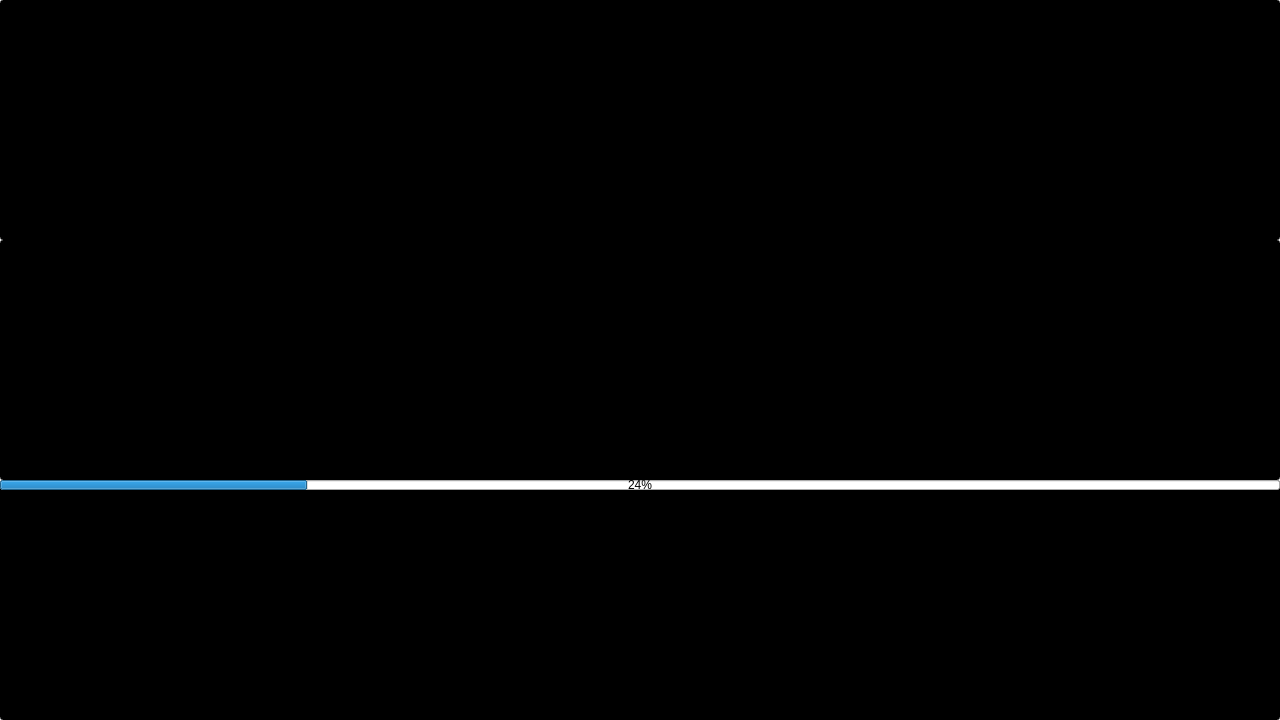
<?xml version="1.0" encoding="UTF-8"?>
<ui version="4.0">
 <class>MainWindow</class>
 <widget class="QMainWindow" name="MainWindow">
  <property name="geometry">
   <rect>
    <x>0</x>
    <y>0</y>
    <width>1280</width>
    <height>720</height>
   </rect>
  </property>
  <property name="windowTitle">
   <string>MainWindow</string>
  </property>
  <widget class="QWidget" name="centralWidget">
   <widget class="QLineEdit" name="timerDurtationField">
    <property name="geometry">
     <rect>
      <x>0</x>
      <y>0</y>
      <width>1280</width>
      <height>240</height>
     </rect>
    </property>
    <property name="font">
     <font>
      <family>Courier</family>
      <pointsize>128</pointsize>
     </font>
    </property>
    <property name="acceptDrops">
     <bool>false</bool>
    </property>
    <property name="styleSheet">
     <string notr="true">background-color: #000000;</string>
    </property>
    <property name="text">
     <string>00:00:00.00</string>
    </property>
    <property name="frame">
     <bool>true</bool>
    </property>
    <property name="alignment">
     <set>Qt::AlignCenter</set>
    </property>
    <property name="readOnly">
     <bool>true</bool>
    </property>
    <property name="placeholderText">
     <string/>
    </property>
   </widget>
   <widget class="QLineEdit" name="elapsedTimeField">
    <property name="geometry">
     <rect>
      <x>0</x>
      <y>240</y>
      <width>1280</width>
      <height>240</height>
     </rect>
    </property>
    <property name="font">
     <font>
      <family>Courier</family>
      <pointsize>128</pointsize>
     </font>
    </property>
    <property name="acceptDrops">
     <bool>false</bool>
    </property>
    <property name="styleSheet">
     <string notr="true">background: #000000;</string>
    </property>
    <property name="text">
     <string>00:00:00.00</string>
    </property>
    <property name="frame">
     <bool>true</bool>
    </property>
    <property name="alignment">
     <set>Qt::AlignCenter</set>
    </property>
    <property name="readOnly">
     <bool>true</bool>
    </property>
    <property name="placeholderText">
     <string/>
    </property>
   </widget>
   <widget class="QLineEdit" name="remainingTimeField">
    <property name="geometry">
     <rect>
      <x>0</x>
      <y>480</y>
      <width>1280</width>
      <height>240</height>
     </rect>
    </property>
    <property name="font">
     <font>
      <family>Courier</family>
      <pointsize>128</pointsize>
     </font>
    </property>
    <property name="acceptDrops">
     <bool>false</bool>
    </property>
    <property name="styleSheet">
     <string notr="true">background: #000000;</string>
    </property>
    <property name="text">
     <string>00:00:00.00</string>
    </property>
    <property name="frame">
     <bool>true</bool>
    </property>
    <property name="alignment">
     <set>Qt::AlignCenter</set>
    </property>
    <property name="readOnly">
     <bool>true</bool>
    </property>
    <property name="placeholderText">
     <string/>
    </property>
   </widget>
   <widget class="QProgressBar" name="progressBar">
    <property name="geometry">
     <rect>
      <x>0</x>
      <y>480</y>
      <width>1280</width>
      <height>10</height>
     </rect>
    </property>
    <property name="value">
     <number>24</number>
    </property>
   </widget>
  </widget>
 </widget>
 <layoutdefault spacing="6" margin="11"/>
 <resources/>
 <connections/>
</ui>
